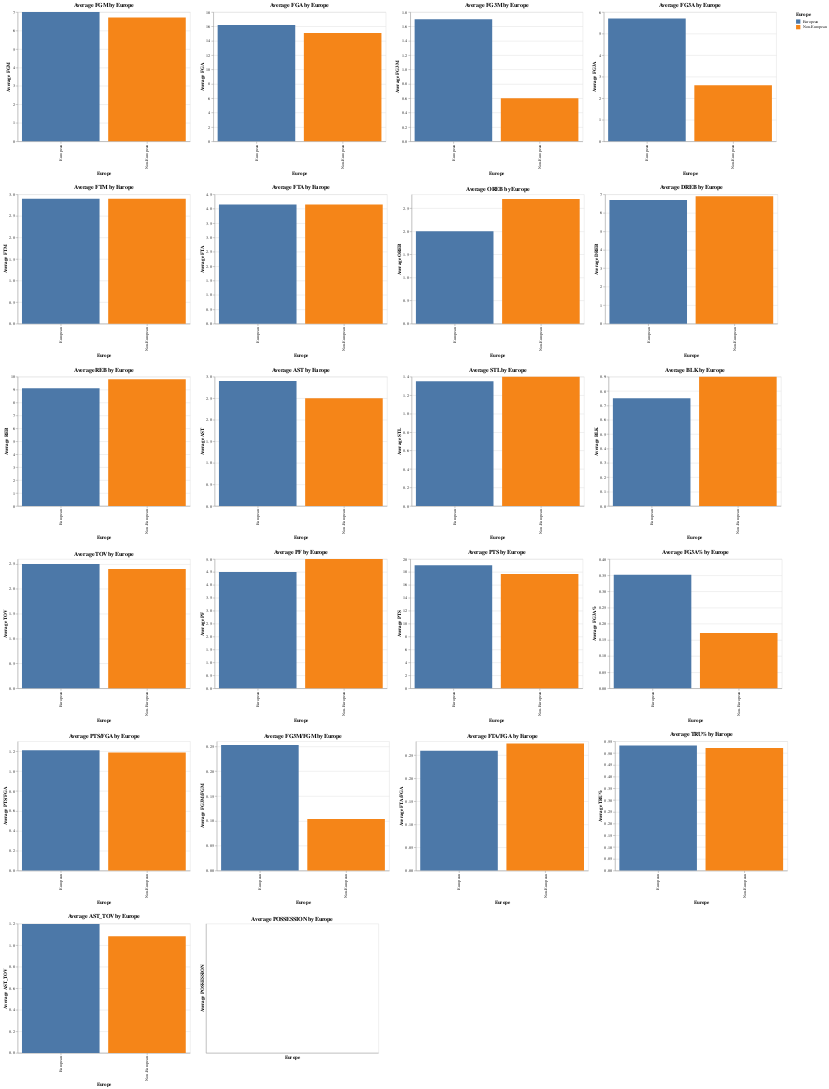

The cell this chart's notebook holds for it:
### Code cell
# Checking for anomalies via comparing AVG metrics between European and Non-European:

import altair as alt
import pandas as pd
import altair_saver


# Annahme: Sie haben zwei DataFrames: data_per_min_europe_regular und data_per_min_usa_regular

# Fügen Sie eine neue Spalte hinzu, um anzuzeigen, ob der Spieler Europäer ist oder nicht
europe_F['Europe'] = 'European'
non_europe_F['Europe'] = 'Non-European'

# Kombinieren Sie die beiden DataFrames
combined_df = pd.concat([europe_F, non_europe_F])

# Liste der Metriken, die geplottet werden sollen
metrics = ['FGM', 'FGA', 'FG3M', 'FG3A', 'FTM', 'FTA', 
           'OREB', 'DREB', 'REB', 'AST', 'STL', 'BLK', 'TOV', 
           'PF', 'PTS', 'FG3A%', 'PTS/FGA', 'FG3M/FGM', 'FTA/FGA', 
           'TRU%', 'AST_TOV']

# Liste zum Speichern der Diagramme
charts = []

# Einen Bruchteil des kombinierten DataFrame auswählen
sampled_df = combined_df.sample(frac=0.5)  # Passen Sie den Bruchteil bei Bedarf an

# Für jede Metrik ein gruppiertes Balkendiagramm erstellen und die Diagramme in eine Liste speichern
for metric in metrics:
    chart = alt.Chart(sampled_df).mark_bar().encode(
        x=alt.X('Europe:N', title='Europe'),
        y=alt.Y(f'median({metric}):Q', title=f'Average {metric}'),
        color=alt.Color('Europe:N', legend=alt.Legend(title='Europe'))
    ).properties(
        title=f'Average {metric} by Europe',
        width=400,
        height=300
    )
    charts.append(chart)

# Diagramme in sechs Zeilen stapeln
alt_row = alt.vconcat(*[alt.hconcat(*charts[i:i+4]) for i in range(0, len(charts), 4)])

# Die Diagramme anzeigen
alt_row

### Figure 1 — Vega-Lite specification as saved in the notebook (floating-point values rounded to 4 significant figures; data arrays with more than 128 entries replaced by an {"elided": "..."} marker saying what was removed)
{"config": {"view": {"continuousWidth": 300, "continuousHeight": 300}}, "vconcat": [{"hconcat": [{"mark": {"type": "bar"}, "encoding": {"color": {"field": "Europe", "legend": {"title": "Europe"}, "type": "nominal"}, "x": {"field": "Europe", "title": "Europe", "type": "nominal"}, "y": {"aggregate": "median", "field": "FGM", "title": "Average FGM", "type": "quantitative"}}, "height": 300, "title": "Average FGM by Europe", "width": 400}, {"mark": {"type": "bar"}, "encoding": {"color": {"field": "Europe", "legend": {"title": "Europe"}, "type": "nominal"}, "x": {"field": "Europe", "title": "Europe", "type": "nominal"}, "y": {"aggregate": "median", "field": "FGA", "title": "Average FGA", "type": "quantitative"}}, "height": 300, "title": "Average FGA by Europe", "width": 400}, {"mark": {"type": "bar"}, "encoding": {"color": {"field": "Europe", "legend": {"title": "Europe"}, "type": "nominal"}, "x": {"field": "Europe", "title": "Europe", "type": "nominal"}, "y": {"aggregate": "median", "field": "FG3M", "title": "Average FG3M", "type": "quantitative"}}, "height": 300, "title": "Average FG3M by Europe", "width": 400}, {"mark": {"type": "bar"}, "encoding": {"color": {"field": "Europe", "legend": {"title": "Europe"}, "type": "nominal"}, "x": {"field": "Europe", "title": "Europe", "type": "nominal"}, "y": {"aggregate": "median", "field": "FG3A", "title": "Average FG3A", "type": "quantitative"}}, "height": 300, "title": "Average FG3A by Europe", "width": 400}]}, {"hconcat": [{"mark": {"type": "bar"}, "encoding": {"color": {"field": "Europe", "legend": {"title": "Europe"}, "type": "nominal"}, "x": {"field": "Europe", "title": "Europe", "type": "nominal"}, "y": {"aggregate": "median", "field": "FTM", "title": "Average FTM", "type": "quantitative"}}, "height": 300, "title": "Average FTM by Europe", "width": 400}, {"mark": {"type": "bar"}, "encoding": {"color": {"field": "Europe", "legend": {"title": "Europe"}, "type": "nominal"}, "x": {"field": "Europe", "title": "Europe", "type": "nominal"}, "y": {"aggregate": "median", "field": "FTA", "title": "Average FTA", "type": "quantitative"}}, "height": 300, "title": "Average FTA by Europe", "width": 400}, {"mark": {"type": "bar"}, "encoding": {"color": {"field": "Europe", "legend": {"title": "Europe"}, "type": "nominal"}, "x": {"field": "Europe", "title": "Europe", "type": "nominal"}, "y": {"aggregate": "median", "field": "OREB", "title": "Average OREB", "type": "quantitative"}}, "height": 300, "title": "Average OREB by Europe", "width": 400}, {"mark": {"type": "bar"}, "encoding": {"color": {"field": "Europe", "legend": {"title": "Europe"}, "type": "nominal"}, "x": {"field": "Europe", "title": "Europe", "type": "nominal"}, "y": {"aggregate": "median", "field": "DREB", "title": "Average DREB", "type": "quantitative"}}, "height": 300, "title": "Average DREB by Europe", "width": 400}]}, {"hconcat": [{"mark": {"type": "bar"}, "encoding": {"color": {"field": "Europe", "legend": {"title": "Europe"}, "type": "nominal"}, "x": {"field": "Europe", "title": "Europe", "type": "nominal"}, "y": {"aggregate": "median", "field": "REB", "title": "Average REB", "type": "quantitative"}}, "height": 300, "title": "Average REB by Europe", "width": 400}, {"mark": {"type": "bar"}, "encoding": {"color": {"field": "Europe", "legend": {"title": "Europe"}, "type": "nominal"}, "x": {"field": "Europe", "title": "Europe", "type": "nominal"}, "y": {"aggregate": "median", "field": "AST", "title": "Average AST", "type": "quantitative"}}, "height": 300, "title": "Average AST by Europe", "width": 400}, {"mark": {"type": "bar"}, "encoding": {"color": {"field": "Europe", "legend": {"title": "Europe"}, "type": "nominal"}, "x": {"field": "Europe", "title": "Europe", "type": "nominal"}, "y": {"aggregate": "median", "field": "STL", "title": "Average STL", "type": "quantitative"}}, "height": 300, "title": "Average STL by Europe", "width": 400}, {"mark": {"type": "bar"}, "encoding": {"color": {"field": "Europe", "legend": {"title": "Europe"}, "type": "nominal"}, "x": {"field": "Europe", "title": "Europe", "type": "nominal"}, "y": {"aggregate": "median", "field": "BLK", "title": "Average BLK", "type": "quantitative"}}, "height": 300, "title": "Average BLK by Europe", "width": 400}]}, {"hconcat": [{"mark": {"type": "bar"}, "encoding": {"color": {"field": "Europe", "legend": {"title": "Europe"}, "type": "nominal"}, "x": {"field": "Europe", "title": "Europe", "type": "nominal"}, "y": {"aggregate": "median", "field": "TOV", "title": "Average TOV", "type": "quantitative"}}, "height": 300, "title": "Average TOV by Europe", "width": 400}, {"mark": {"type": "bar"}, "encoding": {"color": {"field": "Europe", "legend": {"title": "Europe"}, "type": "nominal"}, "x": {"field": "Europe", "title": "Europe", "type": "nominal"}, "y": {"aggregate": "median", "field": "PF", "title": "Average PF", "type": "quantitative"}}, "height": 300, "title": "Average PF by Europe", "width": 400}, {"mark": {"type": "bar"}, "encoding": {"color": {"field": "Europe", "legend": {"title": "Europe"}, "type": "nominal"}, "x": {"field": "Europe", "title": "Europe", "type": "nominal"}, "y": {"aggregate": "median", "field": "PTS", "title": "Average PTS", "type": "quantitative"}}, "height": 300, "title": "Average PTS by Europe", "width": 400}, {"mark": {"type": "bar"}, "encoding": {"color": {"field": "Europe", "legend": {"title": "Europe"}, "type": "nominal"}, "x": {"field": "Europe", "title": "Europe", "type": "nominal"}, "y": {"aggregate": "median", "field": "FG3A%", "title": "Average FG3A%", "type": "quantitative"}}, "height": 300, "title": "Average FG3A% by Europe", "width": 400}]}, {"hconcat": [{"mark": {"type": "bar"}, "encoding": {"color": {"field": "Europe", "legend": {"title": "Europe"}, "type": "nominal"}, "x": {"field": "Europe", "title": "Europe", "type": "nominal"}, "y": {"aggregate": "median", "field": "PTS/FGA", "title": "Average PTS/FGA", "type": "quantitative"}}, "height": 300, "title": "Average PTS/FGA by Europe", "width": 400}, {"mark": {"type": "bar"}, "encoding": {"color": {"field": "Europe", "legend": {"title": "Europe"}, "type": "nominal"}, "x": {"field": "Europe", "title": "Europe", "type": "nominal"}, "y": {"aggregate": "median", "field": "FG3M/FGM", "title": "Average FG3M/FGM", "type": "quantitative"}}, "height": 300, "title": "Average FG3M/FGM by Europe", "width": 400}, {"mark": {"type": "bar"}, "encoding": {"color": {"field": "Europe", "legend": {"title": "Europe"}, "type": "nominal"}, "x": {"field": "Europe", "title": "Europe", "type": "nominal"}, "y": {"aggregate": "median", "field": "FTA/FGA", "title": "Average FTA/FGA", "type": "quantitative"}}, "height": 300, "title": "Average FTA/FGA by Europe", "width": 400}, {"mark": {"type": "bar"}, "encoding": {"color": {"field": "Europe", "legend": {"title": "Europe"}, "type": "nominal"}, "x": {"field": "Europe", "title": "Europe", "type": "nominal"}, "y": {"aggregate": "median", "field": "TRU%", "title": "Average TRU%", "type": "quantitative"}}, "height": 300, "title": "Average TRU% by Europe", "width": 400}]}, {"hconcat": [{"mark": {"type": "bar"}, "encoding": {"color": {"field": "Europe", "legend": {"title": "Europe"}, "type": "nominal"}, "x": {"field": "Europe", "title": "Europe", "type": "nominal"}, "y": {"aggregate": "median", "field": "AST_TOV", "title": "Average AST_TOV", "type": "quantitative"}}, "height": 300, "title": "Average AST_TOV by Europe", "width": 400}, {"mark": {"type": "bar"}, "encoding": {"color": {"field": "Europe", "legend": {"title": "Europe"}, "type": "nominal"}, "x": {"field": "Europe", "title": "Europe", "type": "nominal"}, "y": {"aggregate": "median", "field": "POSSESSION", "title": "Average POSSESSION", "type": "quantitative"}}, "height": 300, "title": "Average POSSESSION by Europe", "width": 400}]}], "data": {"name": "data-dc3f78e08a0b5b15dffe16de20bb746d"}, "$schema": "https://vega.github.io/schema/vega-lite/v5.8.0.json", "datasets": {"data-dc3f78e08a0b5b15dffe16de20bb746d": {"elided": "3572 records"}}}
